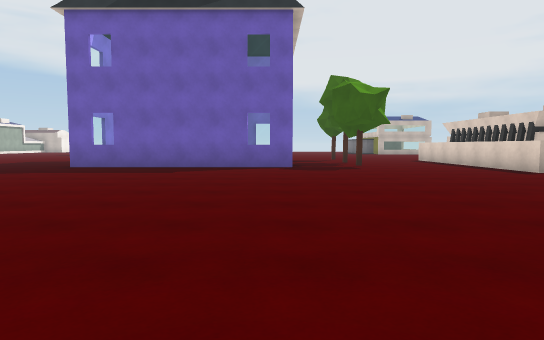
view 1 (above)

24 first-person views from a walk through a Unity game level. The camera is 1.3 m above the floor, tilts 4° down and sees 75° across. The floor is counted in squares, 2 m on a side. Each view is taken from the middle of a square. On the plan, view 1 faces up. The plan holds only what a view shows up to about 10 squares ahead; the rest is blank. The place goes on beyond the plan. The player is left out.

view 2
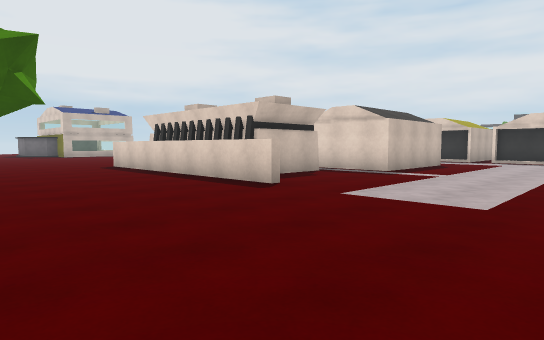

view 3
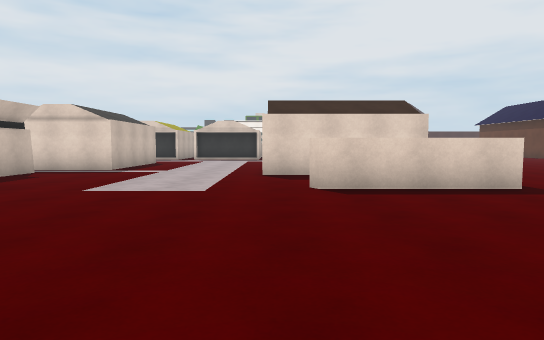

view 4
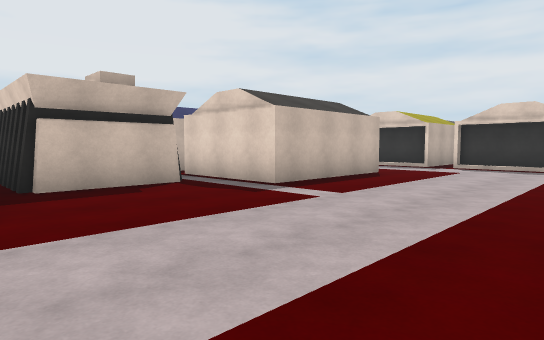

view 5
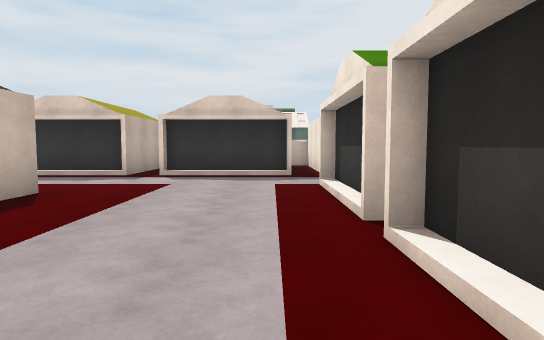

view 6
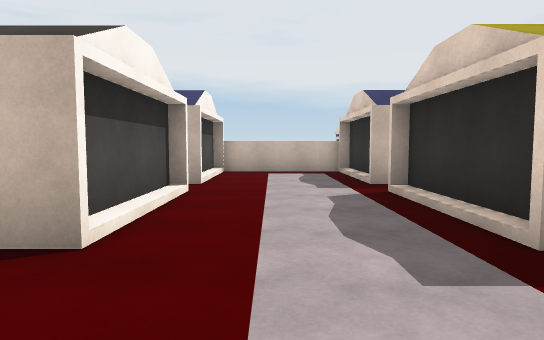

view 7
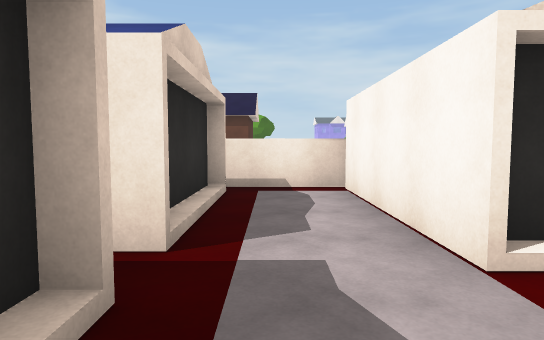

view 8
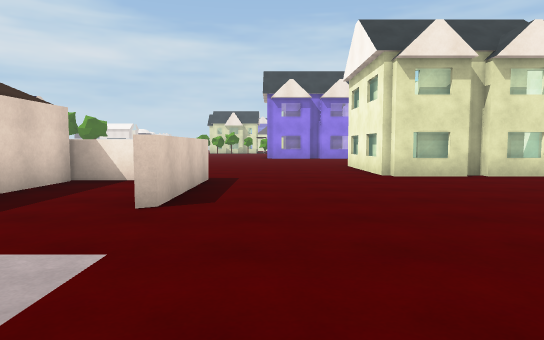

view 9
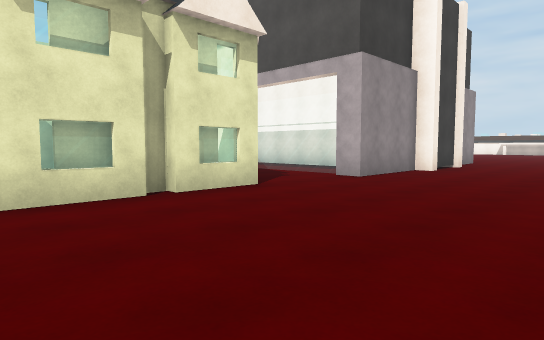

view 10
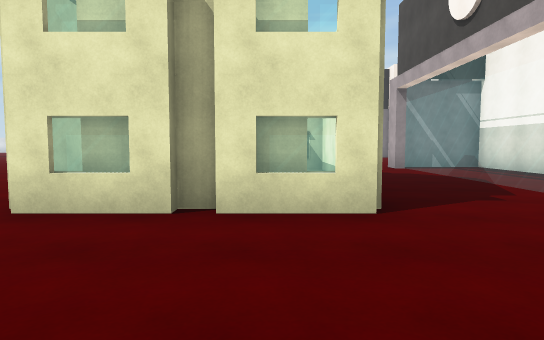

view 11
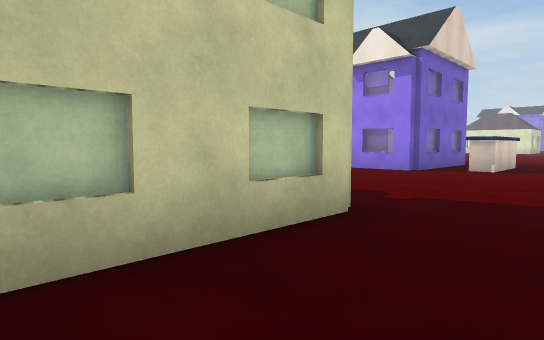

view 12
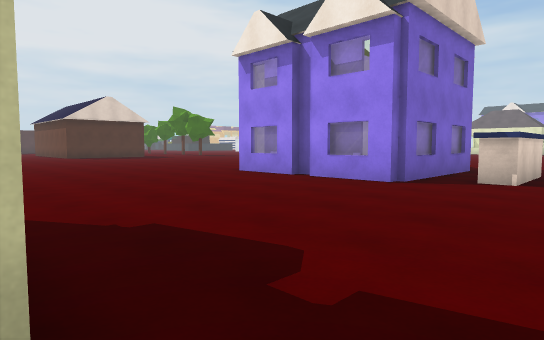

view 13
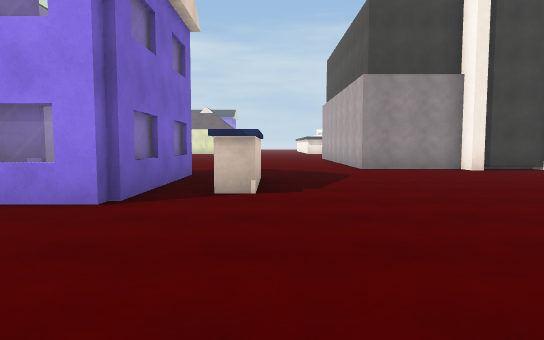

view 14
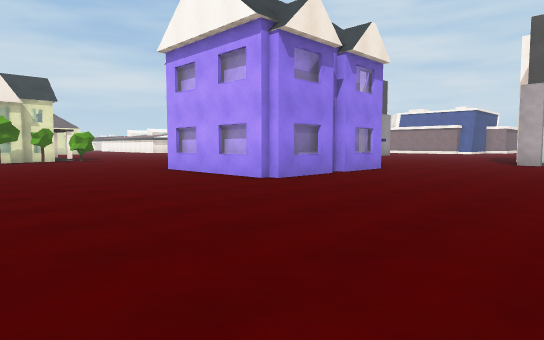

view 15
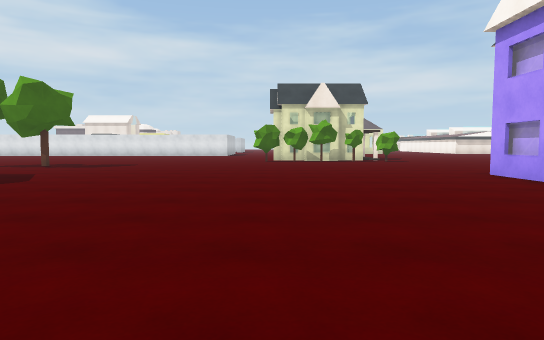

view 16
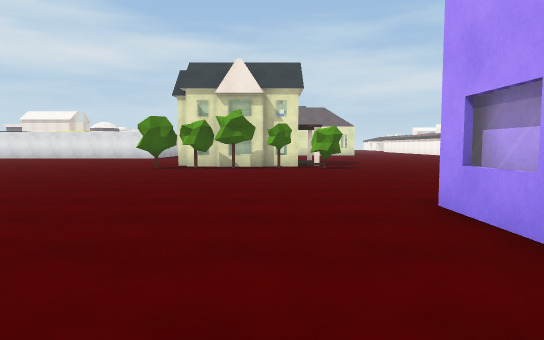

view 17
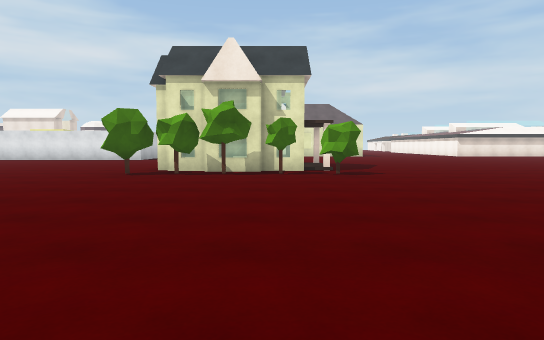

view 18
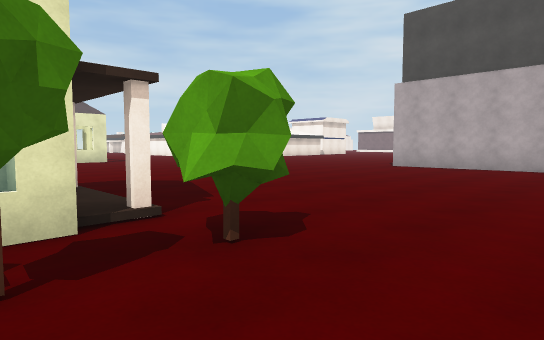

view 19
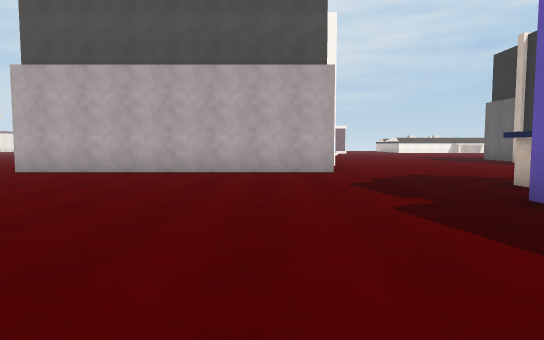

view 20
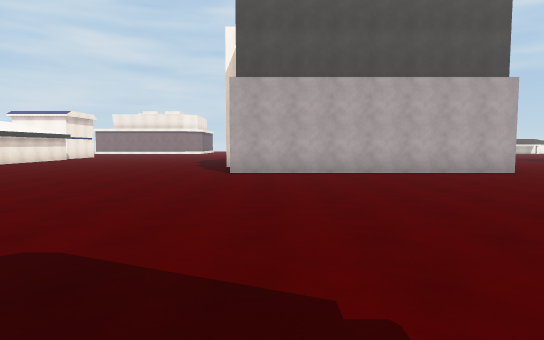

view 21
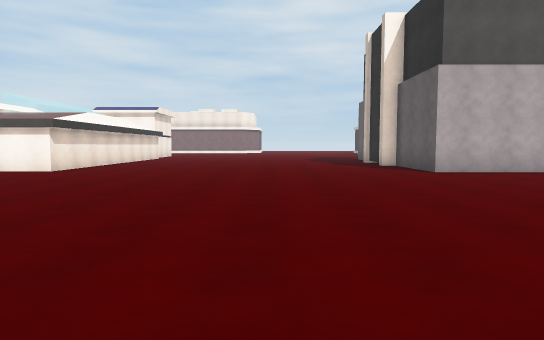

view 22
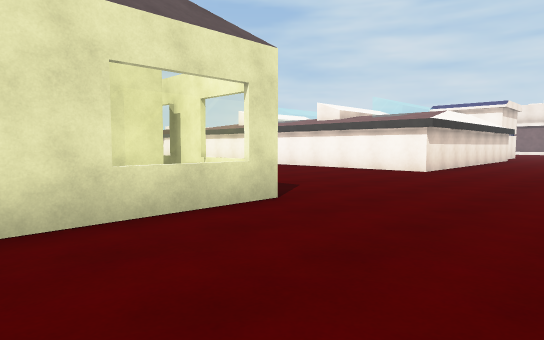

view 23
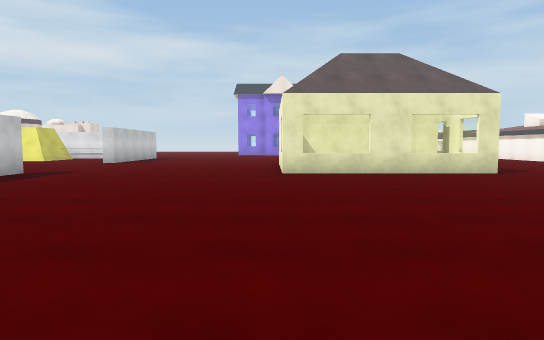

view 24
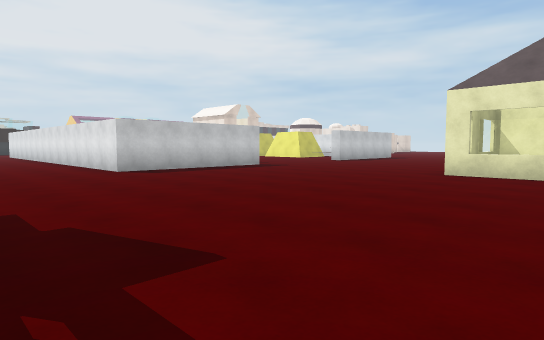

### Floor plan
Key: @ floor where view 1 was taken; # wall or solid block; . main floor; : floor 0.25 m higher than the main floor; / step, stairs or slope; = window, fence, low wall or low ledge; H house.
Columns run from 7 left of view 1 to 18 right of it. Each row starts with its distance up from view 1.
 14           ....#     #...#
 13           ....#     #...#
 12           ....#   ###...#
 11           ....#  .###...#
 10 .............####.###...#
  9 .............#....###...#
  8  .................###...#
  7   ......................#
  6   ......................#
  5    .....................#
  4     ............#######.#
  3 .............#..#     #.##
  2 .............#..#     #.#
  1 .............#.=#     #=#
  0 ####...@.....###      ##
 -1    =..==#=......
 -2    =..####....
 -3    =..=## ....
 -4    =..# #H  .
 -5  ##=..............
 -6  ##=..............
 -7  ###...............
 -8     ................
 -9    ..................
-10   ......#=#=#........
-11   ....HH# # =.........
-12  .....H #####..........
-13  .....HH#   =..........
-14 ........#   #...........
-15 ##.......................
-16  ###.....................
-17    #................
-18    #.................
-19    #..................
-20    #........HHH#HH....
-21    #........./###.....
-22    #.........:H   ....
-23   ##......... H
-24   ..............
-25   ....................
-26   .....................
-27   .....................
-28   ..................###
-29   ..................#
-30   ..................#
-31  ...................#
-32  ........#H#==......#
-33  ###.....= ## .......
-34    #.....#####.......

Where each view was taken, in squares from view 1:
view 1: 0 up, 0 right, facing up
view 2: 4 up, 2 right, facing up-right
view 3: 4 up, 1 right, facing right
view 4: 4 up, 6 right, facing up-right
view 5: 5 up, 9 right, facing right
view 6: 6 up, 15 right, facing up
view 7: 6 up, 16 right, facing down
view 8: 7 up, 5 right, facing down
view 9: 4 up, 3 right, facing down-left
view 10: 3 up, 0 right, facing down
view 11: 1 down, 3 left, facing down-right
view 12: 4 down, 2 left, facing down-right
view 13: 6 down, 1 left, facing down
view 14: 5 down, 10 right, facing down-left
view 15: 6 down, 10 right, facing down
view 16: 10 down, 7 right, facing down
view 17: 12 down, 7 right, facing down
view 18: 18 down, 7 right, facing down-left
view 19: 17 down, 5 right, facing left
view 20: 22 down, 6 right, facing left
view 21: 27 down, 5 right, facing left
view 22: 29 down, 5 right, facing down-left
view 23: 24 down, 7 right, facing down
view 24: 24 down, 4 right, facing down-right
